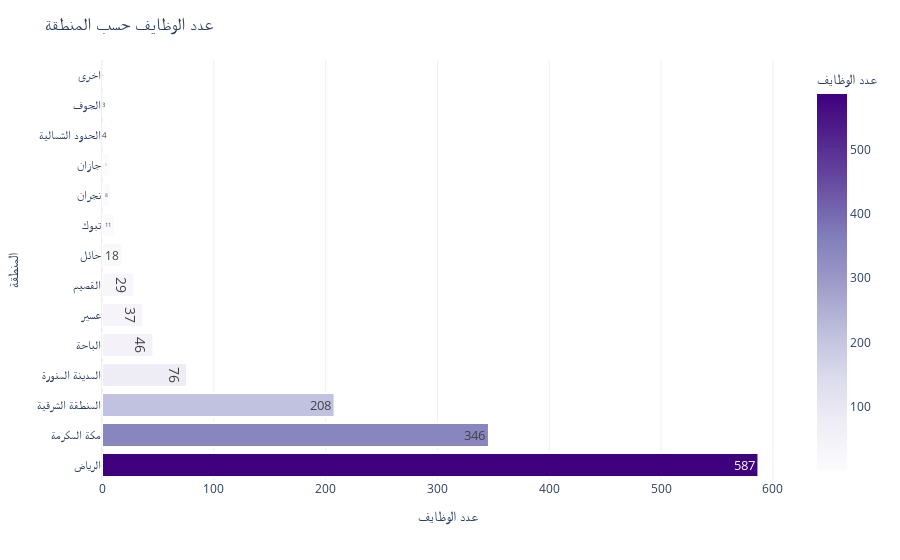

This figure's notebook cell:
### Markdown cell above
### 1. What proportion of job postings is attributed to each region within the

### Code cell
import plotly.express as px


region_counts = Jadarat['region'].value_counts().reset_index()
region_counts.columns = ['المنطقة', 'عدد الوظايف']


fig = px.bar(
    region_counts, 
    x="عدد الوظايف", 
    y="المنطقة", 
    orientation="h", 
    text="عدد الوظايف", 
    color="عدد الوظايف",  
    color_continuous_scale=px.colors.sequential.Purples  
)


fig.update_traces(
    textposition="inside", 
    textfont_size=14, 
    marker_line_width=2 
)

fig.update_layout(
    title="عدد الوظايف حسب المنطقة",
    title_font_size=18,
    xaxis_title="عدد الوظايف",
    yaxis_title="المنطقة",
    template="plotly_white",
)


fig.show()

### Figure 1 — Plotly figure (JSON) as saved in the notebook; plotly's stock layout.template omitted (floating-point values rounded to 4 significant figures)
{"data": [{"hovertemplate": "عدد الوظايف=%{marker.color}<br>المنطقة=%{y}<extra></extra>", "legendgroup": "", "marker": {"color": [587, 346, 208, 76, 46, 37, 29, 18, 11, 8, 7, 4, 3, 1], "coloraxis": "coloraxis", "line": {"width": 2}, "pattern": {"shape": ""}}, "name": "", "orientation": "h", "showlegend": false, "text": [587.0, 346.0, 208.0, 76.0, 46.0, 37.0, 29.0, 18.0, 11.0, 8.0, 7.0, 4.0, 3.0, 1.0], "textfont": {"size": 14}, "textposition": "inside", "type": "bar", "x": [587, 346, 208, 76, 46, 37, 29, 18, 11, 8, 7, 4, 3, 1], "xaxis": "x", "y": ["الرياض", "مكة المكرمة", "المنطقة الشرقية", "المدينة المنورة", "الباحة", "عسير", "القصيم", "حائل", "تبوك", "نجران", "جازان", "الحدود الشمالية", "الجوف", "اخرى"], "yaxis": "y"}], "layout": {"barmode": "relative", "coloraxis": {"colorbar": {"title": {"text": "عدد الوظايف"}}, "colorscale": [[0, "rgb(252,251,253)"], [0.125, "rgb(239,237,245)"], [0.25, "rgb(218,218,235)"], [0.375, "rgb(188,189,220)"], [0.5, "rgb(158,154,200)"], [0.625, "rgb(128,125,186)"], [0.75, "rgb(106,81,163)"], [0.875, "rgb(84,39,143)"], [1, "rgb(63,0,125)"]]}, "legend": {"tracegroupgap": 0}, "margin": {"t": 60}, "title": {"font": {"size": 18}, "text": "عدد الوظايف حسب المنطقة"}, "xaxis": {"anchor": "y", "domain": [0, 1], "title": {"text": "عدد الوظايف"}}, "yaxis": {"anchor": "x", "domain": [0, 1], "title": {"text": "المنطقة"}}}}
